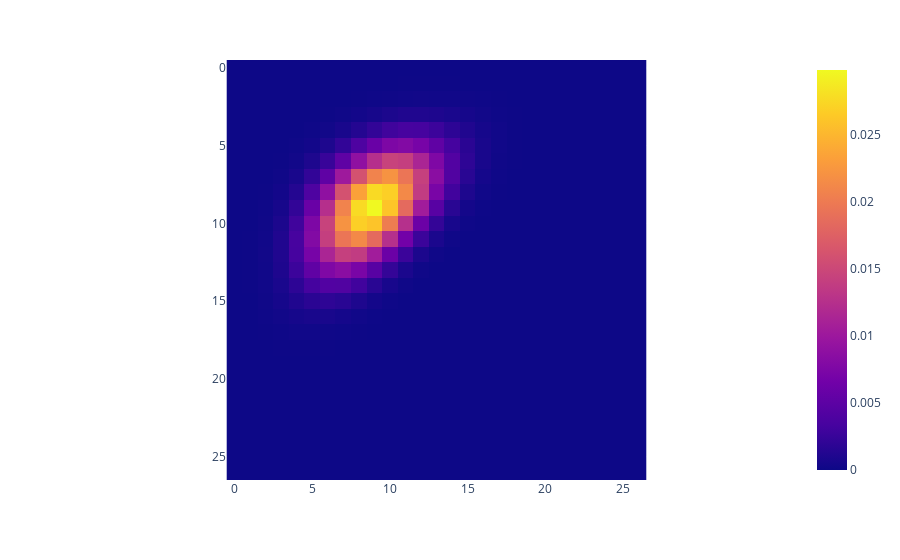

The notebook cell saved with this chart:
### Code cell
import plotly.express as px
import numpy as np
# img = np.arange(15**2).reshape((15, 15))
fig = px.imshow(dist)
fig.show()

### Figure 1 — Plotly figure (JSON) as saved in the notebook; plotly's stock layout.template omitted (floating-point values rounded to 4 significant figures; data arrays with more than 128 entries replaced by an {"elided": "..."} marker saying what was removed)
{"data": [{"coloraxis": "coloraxis", "hovertemplate": "x: %{x}<br>y: %{y}<br>color: %{z}<extra></extra>", "name": "0", "type": "heatmap", "xaxis": "x", "yaxis": "y", "z": {"elided": "27x27 float values"}}], "layout": {"coloraxis": {"colorscale": [[0, "#0d0887"], [0.1111, "#46039f"], [0.2222, "#7201a8"], [0.3333, "#9c179e"], [0.4444, "#bd3786"], [0.5556, "#d8576b"], [0.6667, "#ed7953"], [0.7778, "#fb9f3a"], [0.8889, "#fdca26"], [1, "#f0f921"]]}, "margin": {"t": 60}, "xaxis": {"anchor": "y", "constrain": "domain", "domain": [0, 1], "scaleanchor": "y"}, "yaxis": {"anchor": "x", "autorange": "reversed", "constrain": "domain", "domain": [0, 1]}}}
